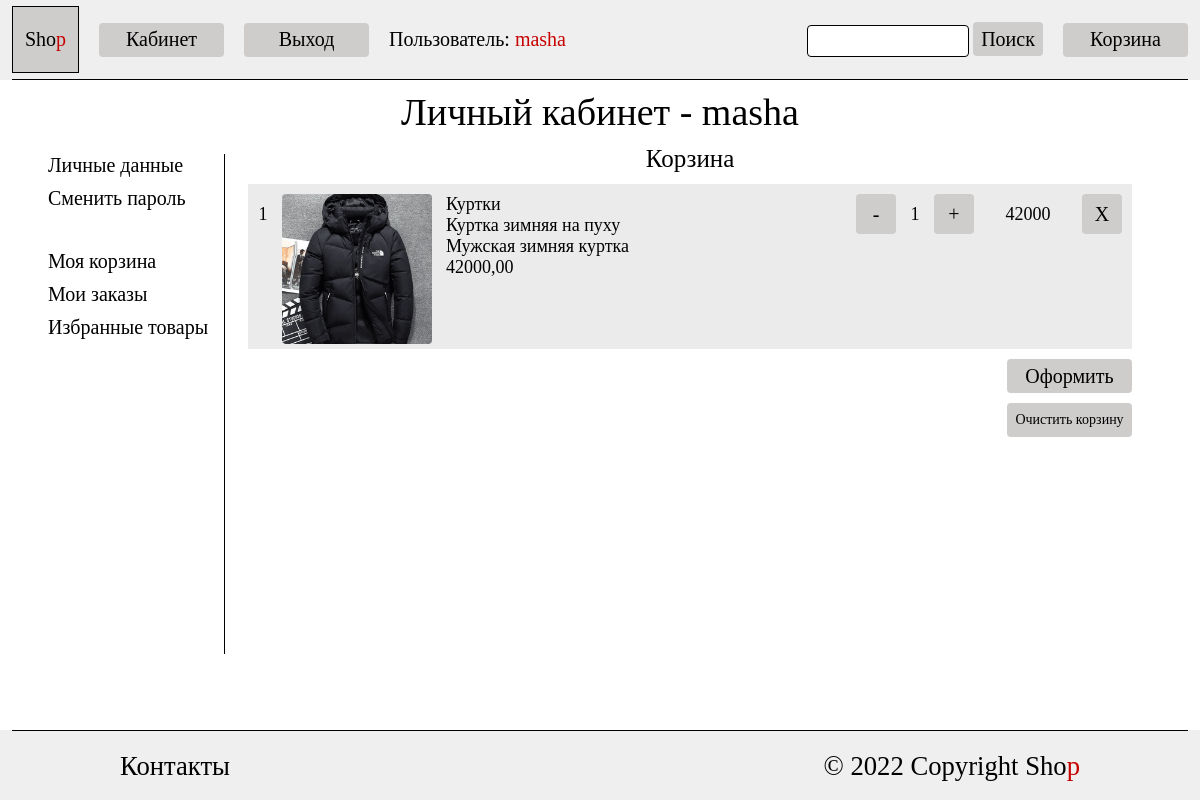
The app's page /auth/cabinet/shopping_cart (signed in) with its own data.
### shop/models.py (models this page shows, shortened)
class User(AbstractUser):
    email = models.EmailField(max_length=254, unique=True)
    favorite_product = models.ManyToManyField('Product',
                                              through='FavoriteProduct',
                                              related_name='favorite_product')
    shopping_cart = models.ManyToManyField(
        'Product',
        through='ShoppingCartProduct',
        related_name='shopping_cart'
    )
    def get_favorite_product(self):
        return ', '.join(
            self.favorite_product.all().values_list('name', flat=True)
        )
    get_favorite_product.short_description = 'Избранные товары'
    def get_shopping_cart(self):
        products = ShoppingCartProduct.objects.filter(user=self.id)
        return ", ".join((map(str, products)))
    get_shopping_cart.short_description = 'Товары в корзине'
    class Meta:
        verbose_name_plural = "Пользователи"
        verbose_name = "Пользователь"
        ordering = ["id"]
    def __str__(self):
        return self.username

class ShoppingCartProduct(models.Model):
    product = models.ForeignKey(Product, on_delete=models.CASCADE, related_name='cart')
    amount = models.PositiveSmallIntegerField(
        validators=[validate_above_zero],
        default=1,
        verbose_name='Количество товаров'
    )
    user = models.ForeignKey(User, on_delete=models.CASCADE)
    class Meta:
        verbose_name_plural = 'Товары в корзине'
        verbose_name = 'Товар в корзине'
        ordering = ['user']
        constraints = [
            models.UniqueConstraint(
                fields=['product', 'user'],
                name='unique_product_user'
            )
        ]

class Product(models.Model):
    name = models.CharField(max_length=100, verbose_name='Наименование товара')
    brand = models.ForeignKey(Brand,
                              on_delete=models.CASCADE,
                              related_name='products',
                              verbose_name='Бренд товара')
    description = models.TextField(verbose_name='Описание товара')
    category = models.ForeignKey(Category,
                                 on_delete=models.CASCADE,
                                 related_name='products',
                                 verbose_name='Категория товара')
    price = models.DecimalField(max_digits=12,
                                decimal_places=2,
                                verbose_name='Стоимость товара')
    image_preview = models.ImageField(
        upload_to='product/',
        validators=[validate_product_image_size, ],
        verbose_name='Изображение предпросмотр товара',
        help_text=mark_safe(f'<span style="color:red; font-size:14px;">'
                            f'Разрешение изображения должно быть: '
                            f'{settings.PRODUCT_PREVIEW_IMAGE_RESOLUTION[0]}*{settings.PRODUCT_PREVIEW_IMAGE_RESOLUTION[1]}'
                            f'</span>')
    )
    class Meta:
        verbose_name_plural = 'Товары'
        verbose_name = 'Товар'
        ordering = ['name']

class Category(models.Model):
    name = models.CharField(max_length=100, verbose_name='Имя категории')
    slug = models.SlugField(unique=True)
    image = models.ImageField(
        upload_to='category/',
        validators=[validate_category_image_size, ],
        verbose_name='Изображение категории',
        help_text=mark_safe(f'<span style="color:red; font-size:14px;">'
                            f'Разрешение изображения должно быть: '
                            f'{settings.CATEGORY_IMAGE_RESOLUTION[0]}*{settings.CATEGORY_IMAGE_RESOLUTION[1]}'
                            f'</span>')
    )
    parent_category = models.ForeignKey(
        'self',
        blank=True,
        null=True,
        on_delete=models.CASCADE,
        related_name='child_category')
    class Meta:
        verbose_name_plural = 'Категории товаров'
        verbose_name = 'Категория товара'
        ordering = ['name']
    def __str__(self):
        return self.name

### users/views.py (the view)
# urls.py: path('cabinet/shopping_cart', shopping_cart, name='shopping_cart'),
@login_required
def shopping_cart(request):
    products = ShoppingCartProduct.objects.filter(user=request.user)
    context = {'products': products,}
    template = 'users/shopping_cart.html'
    return render(request, template, context)

### templates/users/shopping_cart.html (shortened to what this page needs)
{% extends "base_cabinet.html" %}
{% load form_filters %}
{% block cabinet_data %}
<div class="cabinet_caption">Корзина</div>
{% if products %}
<div class="product_category">
      {% for product in products %}
            <div class="product_cart_grid">
                  <div class="product_cart_self center_text">{{ forloop.counter }}</div>
                  <a href="{% url 'shop:product' product.product.id %}"><div><img src="{{ product.product.image_preview.url }}" class="img_category" width="150px"></div></a>
                  <div class="product_cart_self">
                        <div>{{ product.product.category }}</div>
                        <a href="{% url 'shop:product' product.product.id %}"><div>{{ product.product.name }}</div></a>
                        <div>{{ product.product.description }}</div>
                        <div>{{ product.product.price }}</div>
                  </div>
                  <a href="{% url 'shop:reduce_product_in_shopping_cart' product.product.id %}"><div class="button_small">-</div></a>
                  <div class="product_cart_self center_text">{{ product.amount }}</div>
                  <a href="{% url 'shop:increase_product_in_shopping_cart' product.product.id %}"><div class="button_small">+</div></a>
                  <div class="product_cart_self center_text">{% widthratio product.product.price 1 product.amount %}</div>
                  <a href="{% url 'shop:delete_product_in_shopping_cart' product.product.id %}"><div class="button_small">X</div></a>
            </div>
      {% endfor %}
      <div class="buttons_product">
            <a href="{% url 'users:ordering' %}"><div class="button_header">
                  <div>Оформить</div>
            </div></a>
            <form method="post" onsubmit="return confirm('Точно очистить корзину?')" action="{% url 'users:clean_shopping_cart' %}">
                  <input type="submit" value="Очистить корзину" class="button_form small_text">
            </form>
      </div>
</div>
{% else %}
    <div class="login"><div class="login_block">
          <div class="login_title">Корзина пуста.</div>
          Добавьте в корзину товар, чтобы совершить покупку.
    </div></div>
{% endif %}
{% endblock %}

### templates/base_cabinet.html (shortened to what this page needs)
{% extends "base.html" %}
{% block content %}
<div class="caption">Личный кабинет - {{ user.username }}</div>
<div class="shop_main">
    <aside>
        {% include "includes/aside_cabinet.html" %}
    </aside>
    <div class="product_category">
        {% block cabinet_data %}{% endblock %}
    </div>
</div>
{% endblock %}

### templates/includes/header.html (shortened to what this page needs)
{% load static %}
<div class="header_flex">
    <div class="header_grid">
        <a href="{% url 'shop:index' %}"><div class="header_logo">
            <div>Sho<span class="red_text">p</span></div>
        </div></a>
        {% if user.is_authenticated %}
            <a href="{% url 'users:cabinet' %}"><div class="button_header">
                <div>Кабинет</div>
            </div></a>
            <form method="post" onsubmit="return confirm('Вы точно хотите выйти?')" action="{% url 'users:logout' %}">
                  <input type="submit" value="Выход" class="button_form">
            </form>
            <div class="text_user">Пользователь: <span class="red_text">{{ user }}</span></div>
        {% endif %}
    </div>
    <div class="header_grid">
        <form action="{% url 'shop:search_product' %}">
            <input type="text" class="input_search" name="q">
            <input type="submit" value="Поиск" class="button_search">
        </form>
        <a href="{% url 'users:shopping_cart' %}"><div class="button_header">Корзина</div></a>
    </div>
</div>
<div class="dividing_line"></div>

### static_dev/css/style.css (style rules this page uses)
* { margin: 0; padding: 0; }
body { height: 100vh; display: grid; grid-template-rows: auto 1fr auto; font-family: 'Minion Pro'; }
a { text-decoration: none; color: black; }
.header_flex { margin: 0px 1%; display: flex; justify-content: space-between; align-items: center; }
.header_grid { display: grid; grid-auto-flow: column; place-items: center stretch; grid-gap: 0 20px; }
.header_logo { display: grid; place-items: center; height: 65px; width: 65px; font-size: 20px; background-color: #cfcccc; border: 1px solid rgb(0, 0, 0); }
.text_user { font-size: 20px; }
.red_text { color: rgb(199, 0, 0); }
.button_header { display: grid; place-items: center; background-color: #cfcccc; width: 125px; height: 34px; font-size: 20px; border-radius: 4px; }
.button_search { font-family: 'Minion Pro'; border: 0px; background-color: #cfcccc; width: 70px; height: 34px; font-size: 20px; border-radius: 4px; }
.input_search { padding-left: 10px; width: 150px; height: 30px; font-size: 16px; border-radius: 4px; border: 1px solid rgb(0, 0, 0); }
.dividing_line { margin: 0 1%; height: 1px; background-color: black; }
.caption { text-align: center; font-size: 38px; margin: 10px 0; }
.shop_main { height: 80%; margin: 0px 4%; display: grid; grid-template-columns: 180px 1fr; }
aside { display: grid; grid-template-columns: 1fr 4px; justify-items: start; text-align: start; }
.img_category { border-radius: 4px; }
.product_category { justify-self: stretch; margin: 0px 10px; display: flex; flex-direction: column; gap: 10px 0px; }
.cabinet_caption { text-align: center; font-size: 25px; margin: 1px 0; }
.buttons_product { display: grid; row-gap: 10px; justify-content: end; }
.product_cart_grid { background-color: #ebebeb; padding-top: 10px; padding-right: 10px; display: grid; grid-template-columns: 30px 160px auto 40px 30px 40px 100px 40px; font-size: 18px; grid-column-gap: 4px; }
.product_cart_self { margin: 0px 0px; }
.center_text { text-align: center; padding-top: 10px; }
.button_small { display: grid; place-items: center; background-color: #cfcccc; width: 40px; height: 40px; font-size: 20px; border-radius: 4px; }
.button_form { display: grid; place-items: center; background-color: #cfcccc; width: 125px; height: 34px; font-size: 20px; border-radius: 4px; border: 0px solid rgb(0, 0, 0); font-family: 'Minion Pro'; }
.small_text { font-size: 14px; }

### records on screen
User: username "masha"
ShoppingCartProduct: product.image_preview (picture), product.category "Куртки", product.name "Куртка зимняя на пуху", product.description "Мужская зимняя куртка", product.price "42000,00", amount "1", product+amount "42000"
